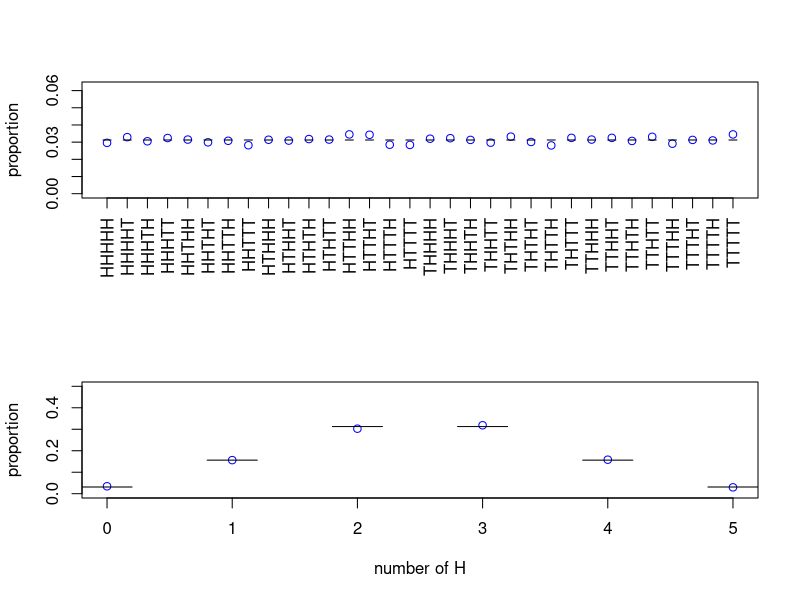

Here is the R script that generated this plot:
#!/usr/bin/Rscript

nflips <- 3
nflips <- 5

nreps <- 1e4
flips <- as.data.frame( ifelse( matrix( rbinom( nreps * nflips, size=1, prob=0.5 ), nrow=nreps )>0, "H", "T" ) )

## look at pattern counts
table( apply( flips, 1, paste, collapse='' ) )

layout(1:2)

counts <- table( apply( flips, 1, paste, collapse='' ) )
plot( (1:2^nflips), as.numeric(counts)/nreps, col='blue', xaxt='n', yaxt='s', ylim=c(0,2/2^nflips), ylab='proportion', xlab=''  )
axis(1,at=1:2^nflips,las=3, labels=names(counts) )
segments( x0=(1:2^nflips)-.2, x1=(1:2^nflips)+.2, y0=1/2^nflips )

## now distribution of number of heads
table( rowSums( flips=="H" ) )

headcounts <- table( rowSums( flips=="H" ) )
plot( (0:nflips), as.numeric(headcounts)/nreps, col='blue', yaxt='s', ylim=c(0,0.5), ylab='proportion', xlab='number of H', xaxt='n'  )
segments( x0=(0:nflips)-.2, x1=(0:nflips)+.2, y0=dbinom(0:nflips,nflips,p=0.5) )
axis(1,at=0:nflips)

## the table
rbind( "num heads"=0:nflips, "prob"=dbinom( 0:nflips, nflips, p=0.5 ) )
